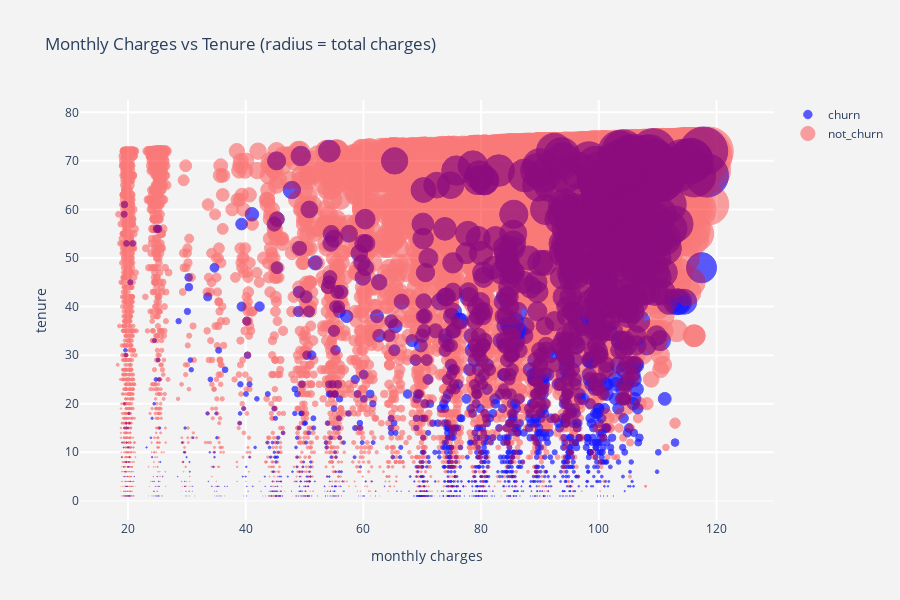

Notebook code for this chart:
### Markdown cell above
It would definitely make sense for churn customers to have a lower total charge because they had left the company. 
But what about the monthly charge? We can take a look at that.
At the same time, we can see if there's a relationship between monthly charge and tenure.

### Code cell
#defining data
trace1 = go.Scatter(x=churn['MonthlyCharges'],y=churn['tenure'],mode = "markers",marker = dict(line = dict(color = "blue"),
                                                                   size=churn['TotalCharges']/180,
                                                        color = 'blue',
                                                      
                                                      ),
                        opacity = .9
                       ,name='churn',showlegend=True)

trace2 = go.Scatter(x=not_churn['MonthlyCharges'],y=not_churn['tenure'],mode = "markers",marker = dict(line = dict(color = "red"),
                                                                   size=not_churn['TotalCharges']/180,
                                                       color = 'red',
                                                      
                                                      ),
                        opacity = 0.5
                       ,name='not_churn',showlegend=True)
data = [trace1, trace2]
                       
#defining layout
layout = go.Layout(dict(title = 'Monthly Charges vs Tenure (radius = total charges)',
                            plot_bgcolor  = "rgb(243,243,243)",
                            paper_bgcolor = "rgb(243,243,243)",
                            xaxis = dict(gridcolor = 'rgb(255, 255, 255)',
                                         title = "monthly charges",
                                         zerolinewidth=1,ticklen=5,gridwidth=2),
                            yaxis = dict(gridcolor = 'rgb(255, 255, 255)',
                                         title = "tenure",
                                         zerolinewidth=1,ticklen=5,gridwidth=2),
                            height = 600
                           )
                      )

#defining figure and plotting
fig = go.Figure(data,layout=layout)
iplot(fig)

### Figure 1 — Plotly figure (JSON) as saved in the notebook; plotly's stock layout.template omitted (floating-point values rounded to 4 significant figures; data arrays with more than 128 entries replaced by an {"elided": "..."} marker saying what was removed)
{"data": [{"marker": {"color": "blue", "line": {"color": "blue"}, "size": {"elided": "1869 float values"}}, "mode": "markers", "name": "churn", "opacity": 0.9, "showlegend": true, "type": "scatter", "x": {"elided": "1869 float values"}, "y": {"elided": "1869 int values"}}, {"marker": {"color": "red", "line": {"color": "red"}, "size": {"elided": "5163 float values"}}, "mode": "markers", "name": "not_churn", "opacity": 0.5, "showlegend": true, "type": "scatter", "x": {"elided": "5163 float values"}, "y": {"elided": "5163 int values"}}], "layout": {"height": 600, "paper_bgcolor": "rgb(243,243,243)", "plot_bgcolor": "rgb(243,243,243)", "title": {"text": "Monthly Charges vs Tenure (radius = total charges)"}, "xaxis": {"gridcolor": "rgb(255, 255, 255)", "gridwidth": 2, "ticklen": 5, "title": {"text": "monthly charges"}, "zerolinewidth": 1}, "yaxis": {"gridcolor": "rgb(255, 255, 255)", "gridwidth": 2, "ticklen": 5, "title": {"text": "tenure"}, "zerolinewidth": 1}}}
